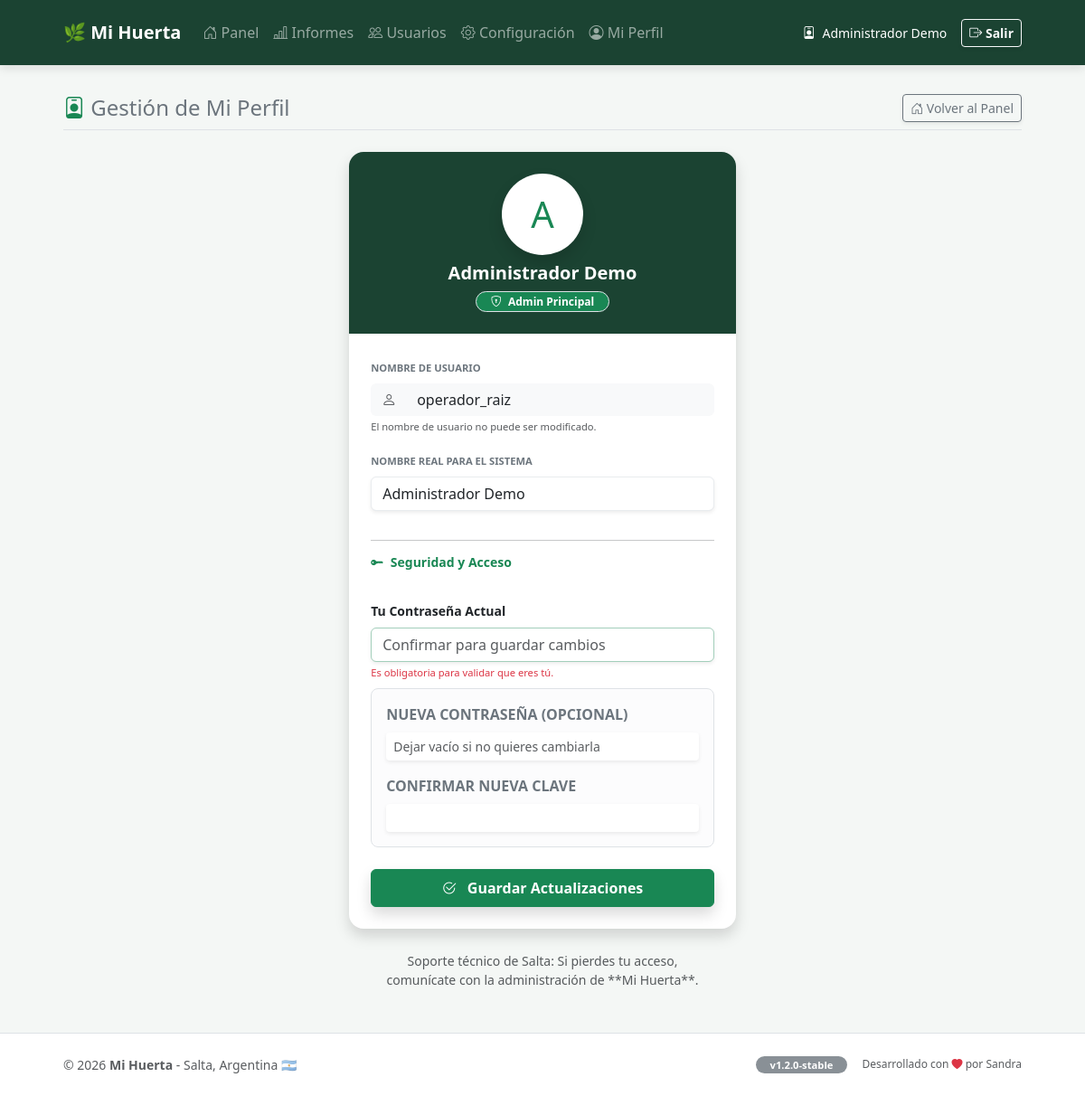
The page /usuarios_perfil.php (signed in) on the database its author committed.
### tables this page shows
CREATE TABLE `usuarios` (
  `id` int(11) NOT NULL,
  `nombre_usuario` varchar(50) NOT NULL,
  `password` varchar(255) NOT NULL,
  `nombre_real` varchar(100) DEFAULT NULL,
  `id_rol` int(11) NOT NULL,
  `fecha_alta` date DEFAULT curdate()
);

CREATE TABLE `roles` (
  `id` int(11) NOT NULL,
  `nombre_rol` varchar(50) NOT NULL
);

### usuarios_perfil.php (the view, shortened to what this page needs)
<?php
include 'conexion.php';
$id_sesion = $_SESSION['usuario_id'];
$stmt = $conexion->prepare("SELECT u.*, r.nombre_rol
                            FROM usuarios u
                            INNER JOIN roles r ON u.id_rol = r.id
                            WHERE u.id = ?");
$stmt->bind_param("i", $id_sesion);
$stmt->execute();
$usuario = $stmt->get_result()->fetch_assoc();
include 'encabezado_pagina.php';
?>
<div class="container mt-4 mb-5">
    <div class="d-flex justify-content-between align-items-center mb-4 pb-2 border-bottom">
        <h4 class="text-secondary m-0 fw-normal">
            <i class="bi bi-person-badge text-success"></i> Gestión de Mi Perfil
        </h4>
        <a href="index.php" class="btn btn-outline-secondary btn-sm shadow-sm">
            <i class="bi bi-house-door"></i> Volver al Panel
        </a>
    </div>
    <div class="row justify-content-center">
        <div class="col-md-6 col-lg-5">
            <div class="card shadow border-0 rounded-4 overflow-hidden">
                <div class="py-4 text-center" style="background-color: #1b4332;">
                    <div class="rounded-circle bg-white text-success d-inline-flex align-items-center justify-content-center mb-2 shadow"
                         style="width: 90px; height: 90px; font-size: 2.5rem; border: 4px solid rgba(255,255,255,0.2);">
                        <?= strtoupper(substr($usuario['nombre_real'], 0, 1)) ?>
                    </div>
                    <h5 class="text-white mb-0 fw-bold"><?= htmlspecialchars($usuario['nombre_real']) ?></h5>
                   <span class="badge rounded-pill bg-success text-white border border-white-50 mt-2 px-3 small">
                        <i class="bi bi-shield-lock me-1"></i> <?= htmlspecialchars($usuario['nombre_rol']) ?>
                    </span>
                </div>
                <div class="card-body p-4">
                    <form action="usuarios_actualizar_perfil.php" method="POST">
                        <div class="row g-3">
                            <div class="col-12">
                                <label class="form-label small fw-bold text-secondary text-uppercase" style="font-size: 0.7rem;">Nombre de Usuario</label>
                                <div class="input-group">
                                    <span class="input-group-text border-0 bg-light"><i class="bi bi-person text-muted"></i></span>
                                    <input type="text" class="form-control border-0 bg-light" value="<?= htmlspecialchars($usuario['nombre_usuario']) ?>" readonly disabled>
                                </div>
                                <div class="form-text extra-small" style="font-size: 0.7rem;">El nombre de usuario no puede ser modificado.</div>
                            </div>
                            <div class="col-12 mt-3">
                                <label class="form-label small fw-bold text-secondary text-uppercase" style="font-size: 0.7rem;">Nombre Real para el Sistema</label>
                                <input type="text" name="nombre_real" class="form-control shadow-sm border-light-subtle"
                                       value="<?= htmlspecialchars($usuario['nombre_real']) ?>" required>
                            </div>
                            <div class="col-12">
                                <hr class="my-3 opacity-25">
                                <h6 class="text-success fw-bold small mb-3">
                                    <i class="bi bi-key-fill me-1"></i> Seguridad y Acceso
                                </h6>
                            </div>
                            <div class="col-12">
                                <label class="form-label small fw-bold text-dark">Tu Contraseña Actual</label>
                                <input type="password" name="password_current" class="form-control border-success-subtle shadow-sm"
                                       placeholder="Confirmar para guardar cambios" required>
                                <div class="form-text text-danger extra-small" style="font-size: 0.7rem;">Es obligatoria para validar que eres tú.</div>
                            </div>
                            <div class="col-12 mt-2">
                                <div class="p-3 rounded-3 border bg-light-subtle shadow-inner">
                                    <div class="mb-3">
                                        <label class="form-label extra-small fw-bold text-secondary">NUEVA CONTRASEÑA (OPCIONAL)</label>
                                        <input type="password" name="password_new" class="form-control form-control-sm border-0 shadow-sm"
                                               placeholder="Dejar vacío si no quieres cambiarla">
                                    </div>
                                    <div class="mb-0">
                                        <label class="form-label extra-small fw-bold text-secondary">CONFIRMAR NUEVA CLAVE</label>
                                        <input type="password" name="password_confirm" class="form-control form-control-sm border-0 shadow-sm">
                                    </div>
                                </div>
                            </div>
                            <div class="col-12 mt-4">
                                <button type="submit" class="btn btn-success w-100 py-2 fw-bold shadow">
                                    <i class="bi bi-check2-circle me-2"></i> Guardar Actualizaciones
                                </button>
                            </div>
                        </div>
                    </form>
                </div>
            </div>
            <div class="text-center mt-4">
                <p class="text-muted small mb-0">
                    Soporte técnico de Salta: Si pierdes tu acceso, <br>
                    comunícate con la administración de **Mi Huerta**.
                </p>
            </div>
        </div>
    </div>
</div>
<?php include 'pie_pagina.php'; ?>

### css/estilos.css (style rules this page uses)
body { background-color: #f4f7f5; font-family: 'Segoe UI', Roboto, Helvetica, Arial, sans-serif; color: #333; margin: 0; padding: 0; }
.container { max-width: 1100px; margin: 0 auto; padding: 0 20px; }
.card { border: none; border-radius: 12px; box-shadow: 0 4px 15px rgba(0,0,0,0.05); background-color: #ffffff; margin-bottom: 25px; }

### rows shown on the page
usuarios: nombre_real "A", nombre_real "Administrador Demo", id_rol.nombre_rol "Admin Principal", nombre_usuario "operador_raiz"

### other values the page prints
$_SESSION['nombre_real'] "Administrador Demo"
